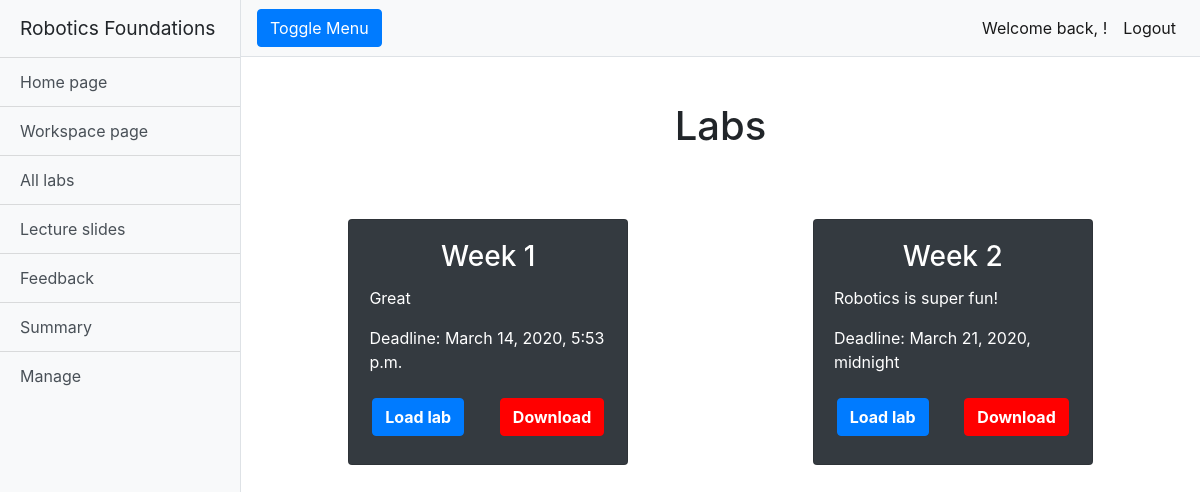
/rfwa/alllabs/ (signed in), run on an earlier commit of the app's database.
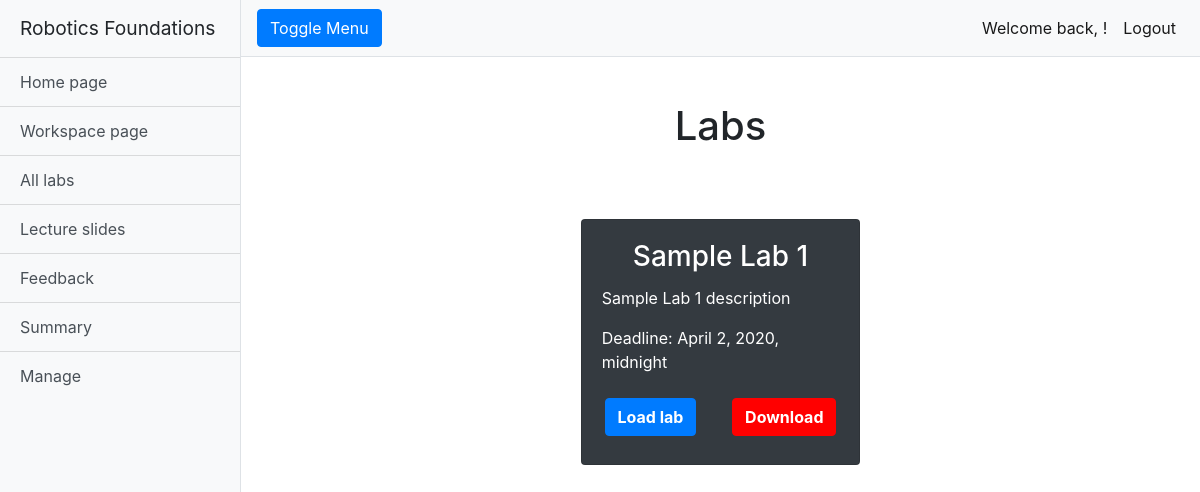
And on a later commit of the database.
### rfwa/models.py (models this page shows, shortened)
class Lab(models.Model):
    name = models.CharField(max_length=128)
    description = models.TextField(max_length=2048)
    open_Date = models.DateTimeField(timezone.now())
    close_Date = models.DateTimeField(timezone.now())
    lab_Files = models.FileField(upload_to='labs/')
    slug = models.SlugField(primary_key=True, blank=True)

### rfwa/views.py (the view)
# urls.py: path('alllabs/', views.alllabs, name='alllabs'),
@login_required
def alllabs(request):
    labs = Lab.objects.order_by('open_Date')
    return render(request, 'rfwa/alllabs.html', {'labs': labs})

### templates/rfwa/alllabs.html (shortened to what this page needs)
{% extends "rfwa/base.html" %}
{% load staticfiles %}
{% block extra_head %}
<link href="{% static 'css/button.css' %}" rel="stylesheet">
{% endblock %}
{% block body_block %}
<div class="container-fluid">
  <h1 class="mt-4">Labs</h1>
  {% if labs %}
  <div class="container-fluid mt-5">
    {% for lab in labs %}
    {% cycle 'row' '' as row silent %}
    {% if row %}
    <div class="row justify-content-around">
      {% endif %}
      <div class="col-sm-10 col-md-10 col-lg-4 mb-5">
        <div class="card bg-dark text-white mx-auto">
          <div class="card-body text-center">
            <h3 class="card-title">{{lab.name}}</h3>
            <p class="card-text text-left">{{lab.description}}</p>
            <p class="card-text text-left">Deadline: {{lab.close_Date}}</p>
            <div class="row pb-2 justify-content-around mt-4">
              <button class="btn btn-primary font-weight-bold load-lab-button" value="{{ lab.lab_Files.path }}">Load
                lab</button>
              <a class="btn btn-primary-red font-weight-bold" href="{% url  'download_lab' lab.slug %}">Download</a>
            </div>
          </div>
        </div>
      </div>
      {% if not row %}
    </div>
    {% endif %}
    {% endfor %}
    {% else %}
    <h2 class="text-center mt-5">There are no labs uploaded.</h2>
    {% endif %}
  </div>
</div>
{% endblock %}

What changed in the data, as far as the page shows it:
removed Lab: name "Week 1", description "Great", close_Date "March 14, 2020, 5:53 p.m."
removed Lab: name "Week 2", description "Robotics is super fun!", close_Date "March 21, 2020, midnight"
added Lab: name "Sample Lab 1", description "Sample Lab 1 description", close_Date "April 2, 2020, midnight"
